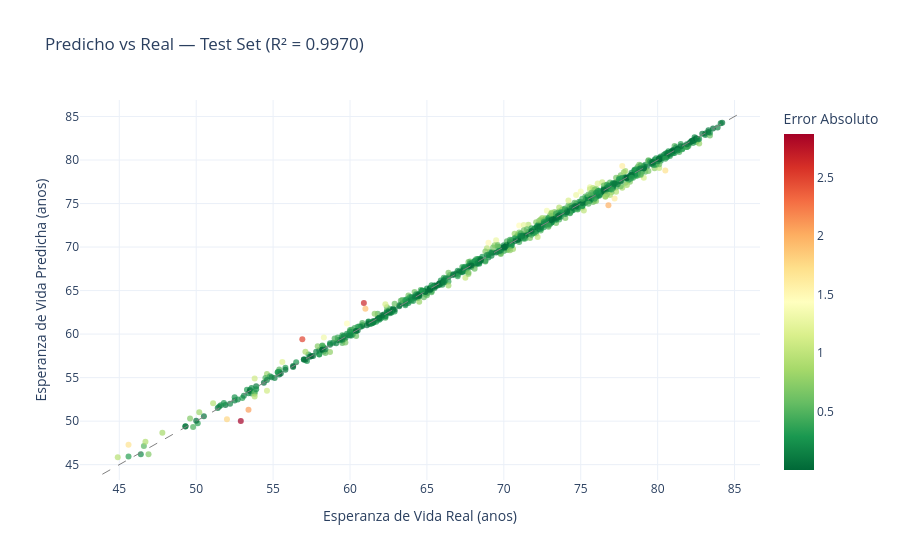

Here is the notebook cell this chart was saved with:
### Code cell
df_pred = pd.DataFrame({'real': y_test.values, 'predicho': y_pred})
df_pred['error'] = (df_pred['predicho'] - df_pred['real']).abs()

fig = px.scatter(
    df_pred,
    x='real',
    y='predicho',
    color='error',
    color_continuous_scale='RdYlGn_r',
    title=f'Predicho vs Real — Test Set (R² = {r2:.4f})',
    labels={'real': 'Esperanza de Vida Real (anos)', 'predicho': 'Esperanza de Vida Predicha (anos)', 'error': 'Error Absoluto'},
    template='plotly_white',
    opacity=0.7
)

lim = [df_pred[['real','predicho']].min().min() - 1, df_pred[['real','predicho']].max().max() + 1]
fig.add_shape(type='line', x0=lim[0], y0=lim[0], x1=lim[1], y1=lim[1],
              line=dict(dash='dash', color='gray', width=1))
fig.show()

### Figure 1 — Plotly figure (JSON) as saved in the notebook; plotly's stock layout.template omitted (floating-point values rounded to 4 significant figures; data arrays with more than 128 entries replaced by an {"elided": "..."} marker saying what was removed)
{"data": [{"hovertemplate": "Esperanza de Vida Real (anos)=%{x}<br>Esperanza de Vida Predicha (anos)=%{y}<br>Error Absoluto=%{marker.color}<extra></extra>", "legendgroup": "", "marker": {"color": {"elided": "814 float values"}, "coloraxis": "coloraxis", "opacity": 0.7, "symbol": "circle"}, "mode": "markers", "name": "", "orientation": "v", "showlegend": false, "type": "scatter", "x": {"elided": "814 float values"}, "xaxis": "x", "y": {"elided": "814 float values"}, "yaxis": "y"}], "layout": {"coloraxis": {"colorbar": {"title": {"text": "Error Absoluto"}}, "colorscale": [[0.0, "rgb(0,104,55)"], [0.1, "rgb(26,152,80)"], [0.2, "rgb(102,189,99)"], [0.3, "rgb(166,217,106)"], [0.4, "rgb(217,239,139)"], [0.5, "rgb(255,255,191)"], [0.6, "rgb(254,224,139)"], [0.7, "rgb(253,174,97)"], [0.8, "rgb(244,109,67)"], [0.9, "rgb(215,48,39)"], [1.0, "rgb(165,0,38)"]]}, "legend": {"tracegroupgap": 0}, "shapes": [{"line": {"color": "gray", "dash": "dash", "width": 1}, "type": "line", "x0": 43.9, "x1": 85.28, "y0": 43.9, "y1": 85.28}], "title": {"text": "Predicho vs Real — Test Set (R² = 0.9970)"}, "xaxis": {"anchor": "y", "domain": [0.0, 1.0], "title": {"text": "Esperanza de Vida Real (anos)"}}, "yaxis": {"anchor": "x", "domain": [0.0, 1.0], "title": {"text": "Esperanza de Vida Predicha (anos)"}}}}
